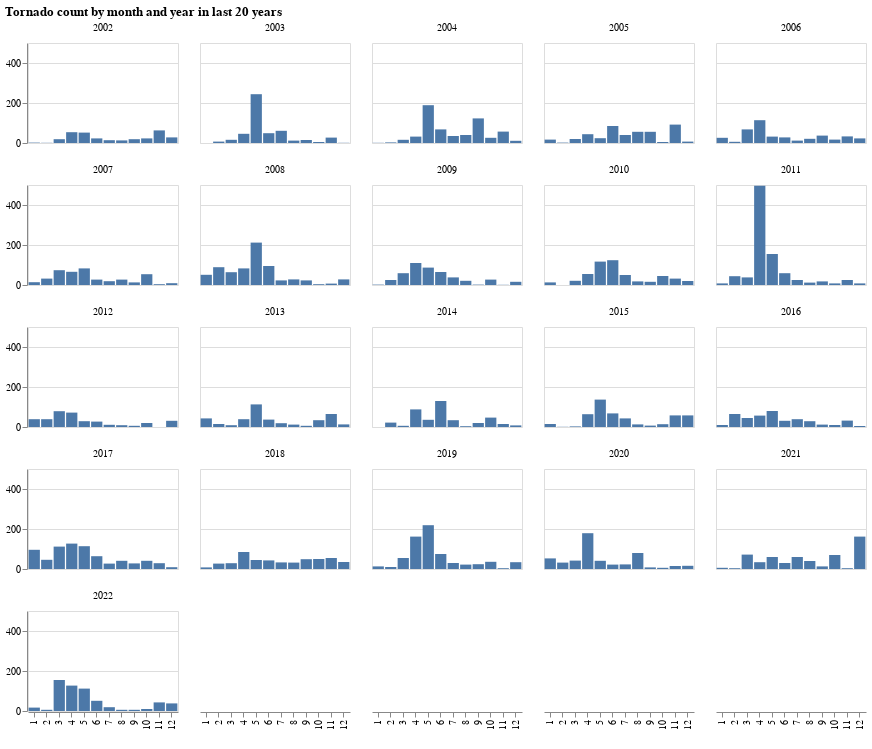

Write notebook code for a chart like this one.
### Code cell
alt.Chart(months_years_grouped).mark_bar().encode(
    x=alt.X("mo:O", title=" "),
    y=alt.Y("count", title=""),
    facet=alt.Facet("yr", columns=5, title=""),
).properties(
    width=150, height=100, title="Tornado count by month and year in last 20 years"
)

### Figure 1 — Vega-Lite specification as saved in the notebook (floating-point values rounded to 4 significant figures; data arrays with more than 128 entries replaced by an {"elided": "..."} marker saying what was removed)
{"config": {"view": {"continuousWidth": 300, "continuousHeight": 300}}, "data": {"name": "data-a409100002714be3acabe59331b9322a"}, "mark": {"type": "bar"}, "encoding": {"facet": {"columns": 5, "field": "yr", "title": "", "type": "quantitative"}, "x": {"field": "mo", "title": " ", "type": "ordinal"}, "y": {"field": "count", "title": "", "type": "quantitative"}}, "height": 100, "title": "Tornado count by month and year in last 20 years", "width": 150, "$schema": "https://vega.github.io/schema/vega-lite/v5.16.3.json", "datasets": {"data-a409100002714be3acabe59331b9322a": {"elided": "248 records"}}}
